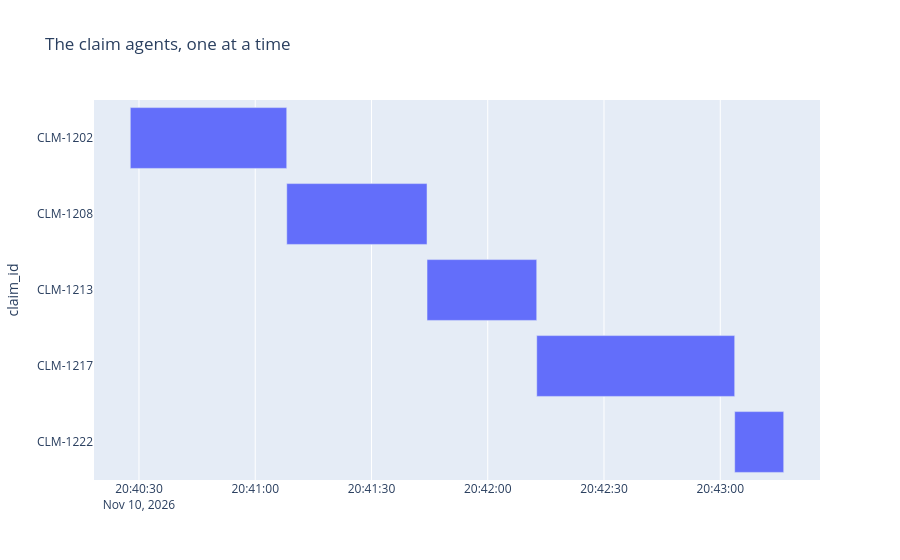

Here is the notebook cell this chart was saved with:
### Code cell
show_timeline(one_at_a_time, "The claim agents, one at a time")

### Figure 1 — Plotly figure (JSON) as saved in the notebook; plotly's stock layout.template omitted (floating-point values rounded to 4 significant figures)
{"data": [{"base": ["2026-11-10T20:40:27.762777", "2026-11-10T20:41:08.131601", "2026-11-10T20:41:44.334643", "2026-11-10T20:42:12.641887", "2026-11-10T20:43:03.727405"], "hovertemplate": "started=%{base}<br>finished=%{x}<br>claim_id=%{y}<extra></extra>", "legendgroup": "", "marker": {"color": "#636efa", "pattern": {"shape": ""}}, "name": "", "orientation": "h", "showlegend": false, "textposition": "auto", "type": "bar", "x": [40367, 36202, 28306, 51084, 12646], "xaxis": "x", "y": ["CLM-1202", "CLM-1208", "CLM-1213", "CLM-1217", "CLM-1222"], "yaxis": "y"}], "layout": {"barmode": "overlay", "legend": {"tracegroupgap": 0}, "title": {"text": "The claim agents, one at a time"}, "xaxis": {"anchor": "y", "domain": [0, 1], "type": "date"}, "yaxis": {"anchor": "x", "autorange": "reversed", "domain": [0, 1], "title": {"text": "claim_id"}}}}
